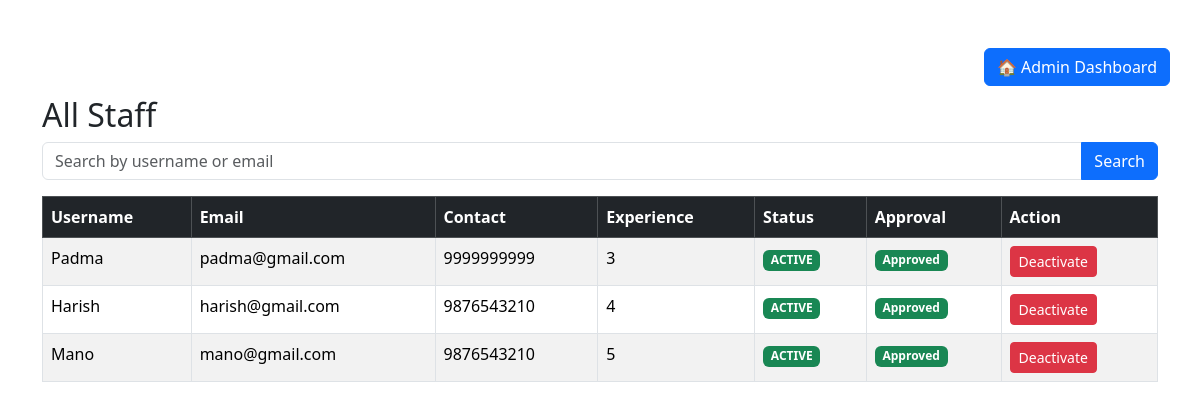
The app's page /view_staff (signed in), older data.
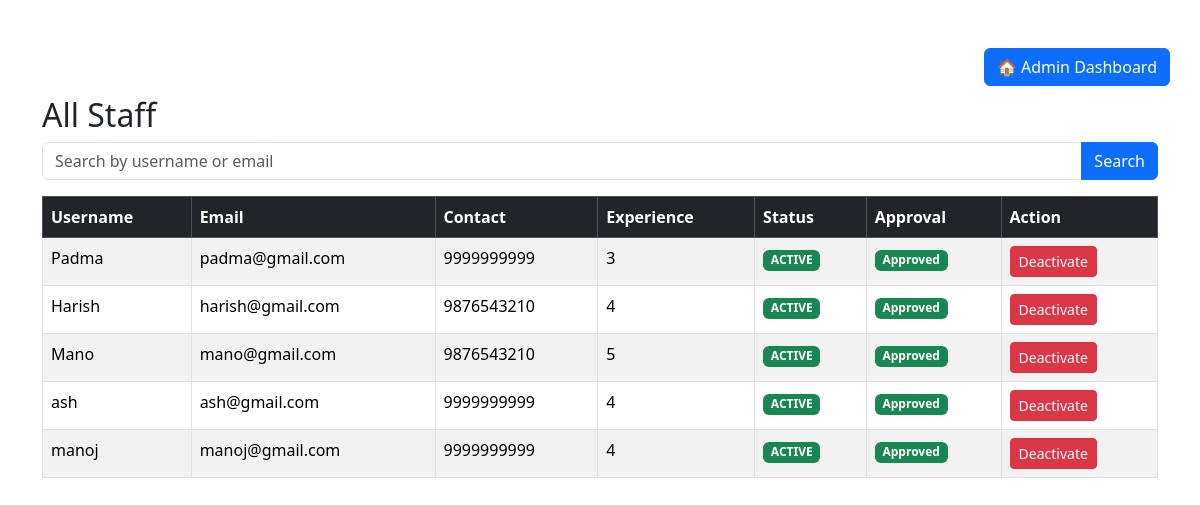
The same page, newer data.
### models.py (models this page shows)
class StaffProfile(db.Model):
    id = db.Column(db.Integer , primary_key=True)
    user_id = db.Column(db.Integer, db.ForeignKey("user.id"), nullable=False,unique=True)
    contact = db.Column(db.String(20),nullable=False)
    experience = db.Column(db.Integer, default=0)
    approval_status = db.Column(db.String(20), default="Pending")
    assigned_treks = db.relationship("Trek" , backref = "assigned_staff", lazy=True)

class User(db.Model):
    id = db.Column(db.Integer, primary_key=True)
    username =db.Column(db.String(100), nullable=False)
    email = db.Column(db.String(120), unique=True, nullable=False)
    password = db.Column(db.String(255), nullable=False)
    role = db.Column(db.String(20), nullable=False)
    status = db.Column(db.String(20), nullable=False ,default="ACTIVE")
    staff_profile = db.relationship("StaffProfile", backref="user" ,uselist=False)

### app.py (the view)
@app.route("/view_staff")
def view_staff():
    if "user_id" not in session:
        return redirect("/login")
    if session["role"] != "Admin":
        return "Access Denied!"
    search = request.args.get("search")
    if search:
        staffs = StaffProfile.query.join(User).filter(or_(User.username.contains(search),User.email.contains(search))).all()
    else:
        staffs =StaffProfile.query.all()
    return render_template("view_staff.html", staffs=staffs)

### templates/view_staff.html (shortened to what this page needs)
<!DOCTYPE html>
<html lang="en">
<head>
    <link href="https://cdn.jsdelivr.net/npm/bootstrap@5.3.3/dist/css/bootstrap.min.css"
    rel="stylesheet">
</head>
<body>
    <div class="container mt-5 position-relative">
        <a href="/admin_dashboard" class="btn btn-primary position-absolute top-0 end-0">
            🏠 Admin Dashboard
        </a>
        <div class="pt-5">
            <h2 class="text-centre">All Staff</h2>
            <form method="GET" action="/view_staff" class="mb-3">
            <div class="input-group">
                <input
                    type="text"
                    name="search"
                    class="form-control"
                    value="{{ request.args.get('search','') }}"
                    placeholder="Search by username or email">
                <button
                    class="btn btn-primary"
                    type="submit">
                     Search
               </button>
            </div>
            </form>
            <table class="table table-bordered table-striped table-hover">
                <thead class="table-dark">
                    <tr>
                        <th>Username</th>
                        <th>Email</th>
                        <th>Contact</th>
                        <th>Experience</th>
                        <th>Status</th>
                        <th>Approval</th>
                        <th>Action</th>
                    </tr>
                </thead>
                <tbody>
                    {% for staff in staffs %}
                    <tr>
                        <td>{{ staff.user.username }}</td>
                        <td>{{ staff.user.email }}</td>
                        <td>{{ staff.contact }}</td>
                        <td>{{ staff.experience }}</td>
                        <td>{% if staff.user.status == "ACTIVE" %}
                        <span class="badge bg-success">
                                ACTIVE
                        </span>
                    {% else %}
                        <span class="badge bg-danger">
                            BLACKLISTED
                        </span>
                    {% endif %}</td>
                        <td>{% if staff.approval_status == "Approved" %}
                        <span class="badge bg-success">
                                Approved
                        </span>
                        {% elif staff.approval_status == "Pending" %}
                        <span class="badge bg-warning">
                                Pending
                        </span>
                        {% else %}
                        <span class="badge bg-danger">
                            Rejected
                        </span>
                        {% endif %}</td>
                        <td>
                                {% if staff.user.role != "Admin" and staff.user.status == "ACTIVE" %}
                                <a href="/deactivate_staff/{{ staff.id }}"
                                class="btn btn-danger btn-sm">
                                    Deactivate
                                </a>
                                {% elif staff.user.role!="Admin" and staff.user.status=="BLACKLISTED"%}
                                <a href="/activate_staff/{{ staff.id }}"
                                class="btn btn-success btn-sm">
                                    Activate
                                </a>
                                {% endif %}
                        </td>
                    </tr>
                    {% endfor %}
                </tbody>
            </table>
        </div>
    </div>
</body>
</html>

Row changes from the older to the newer data that the page shows:
added StaffProfile: user.username "ash", user.email "ash@gmail.com", contact "9999999999", experience "4", approval_status "Approved"
added StaffProfile: user.username "manoj", user.email "manoj@gmail.com", contact "9999999999", experience "4", approval_status "Approved"
